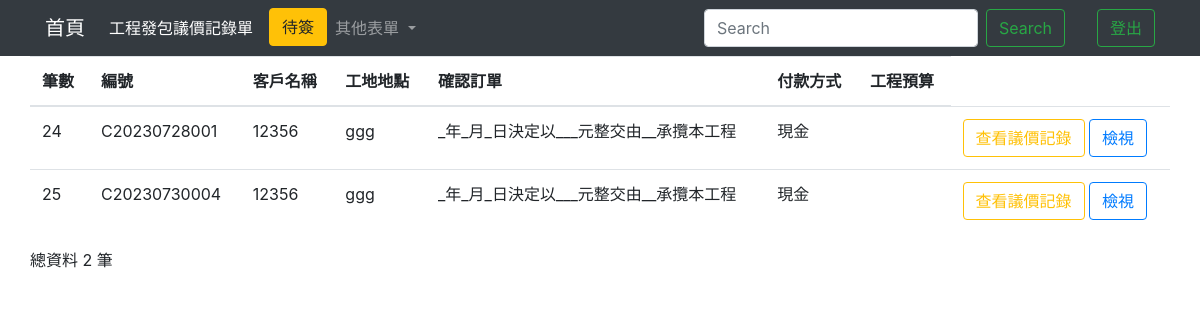
The page /contractallIndex/ on the database its author committed.
### testapp/models.py (models this page shows)
class Contract(models.Model):
    cNumber = models.CharField(max_length=50, default='', null=False) #編號
    cClient = models.CharField(max_length=20, null=False) #客戶名稱
    cLocation = models.CharField(max_length=20, null=False)#工作地點
    cContent = models.TextField()#發包內容
    cPayMode = models.CharField(max_length=20, null=False)#付款方式
    cBudget = models.CharField(max_length=20, null=False)#預算
    cOther = models.TextField() #備註
    cConfirm = models.TextField(blank=True,default="_年_月_日決定以___元整交由__承攬本工程") #是否承攬工程
    cGeneral_Sign = models.CharField(max_length=20, blank=True) #總座簽名
    cViceGeneral_Sign = models.CharField(max_length=20, blank=True) # 副總簽名
    cManager_Sign = models.CharField(max_length=20, blank=True) #部門主管簽名
    cDepartmentManager_Sign = models.CharField(max_length=20, blank=True) #單位主管簽名
    cUndertaker = models.CharField(max_length=20,blank=True)#承辦人
    home = models.OneToOneField(Home, on_delete=models.CASCADE,default='')

### testapp/views.py (the view)
# urls.py: path('contractallIndex/',contractallIndex),
def contractallIndex(request):
    if request.user.is_authenticated:
        username=request.user.username
        authenticate=request.user.is_staff
        firstname = request.user.first_name
    if 'q' in request.GET:
        q = request.GET['q']
        multiple_q = Q(Q(cNumber__icontains=q) | Q(cClient__icontains=q) | Q(cLocation__icontains=q) | Q(cContent__icontains=q))
        contractall = Contract.objects.filter(multiple_q)
    else:
        contractall = Contract.objects.all().order_by("id")
    contractallCount = len(contractall)
    return render(request, "contractall_Index.html",locals())

### templates/contractall_Index.html (shortened to what this page needs)
<!DOCTYPE html>
<html lang="en">
<head>
  <link rel="stylesheet" href="https://cdn.jsdelivr.net/npm/bootstrap@4.6.2/dist/css/bootstrap.min.css">
  {% load static %}
</head>
<body>
  <nav class="navbar navbar-expand-lg navbar-dark bg-dark">
    <div class="container">
      <a class="navbar-brand" href="/homeIndex/">首頁</a>
      <div class="collapse navbar-collapse" id="navbarSupportedContent">
        <ul class="navbar-nav mr-auto">
          <li class="nav-item active">
            <a class="nav-link disabled">工程發包議價記錄單 <span class="sr-only">(current)</span></a>
          </li>
          <ul class="navbar-nav ml-2">
            <li class="nav-item">
              <button class="btn btn-warning my-2 my-sm-0" id="{{firstname}}" onclick="perosonIndex(event)">待簽</button>
            </li>
          </ul>
          <li class="nav-item dropdown">
            <a class="nav-link dropdown-toggle" href="#" role="button" data-toggle="dropdown" aria-expanded="false">
              其他表單
            </a>
          </li>
        </ul>
        <form class="form-inline my-2 my-lg-0">
          <input class="form-control mr-sm-2" name='q' type="search" placeholder="Search" aria-label="Search">
          <button class="btn btn-outline-success my-2 my-sm-0" type="submit">Search</button>
        </form>
        <ul class="navbar-nav ml-2">
          <li class="nav-item active">
            <a class="nav-link disabled" style="color: green;">{{firstname}} <span class="sr-only">(current)</span></a>
          </li>
        </ul>
        <ul class="navbar-nav ml-2">
          <li class="nav-item">
            <button class="btn btn-outline-success my-2 my-sm-0" onclick="Logout(event)">登出</button>
          </li>
        </ul>
      </div>
    </div>
  </nav>
  <form action="." method="POST">
    <div class="container">
      <div class="row">
        <table class="table">
          <thead>
            <th scope="col">筆數</th>
            <th scope="col">編號</th>
            <th scope="col">客戶名稱</th>
            <th scope="col">工地地點</th>
            <th scope="col">確認訂單</th>
            <th scope="col">付款方式</th>
            <th scope="col">工程預算</th>
          </thead>
          <tbody>
            {% for unit in contractall %}
            <tr>
              <td>{{unit.id}}</td>
              <td>{{unit.cNumber}}</td>
              <td>{{unit.cClient}}</td>
              <td>{{unit.cLocation}}</td>
              <td>{{unit.cConfirm}}</td>
              <td>{{unit.cPayMode}}</td>
              <td>{{unit.cBudget}}</td>
              <td>
                <button type="button" class="btn btn-outline-warning" id="{{unit.cNumber}}" onclick="checkContent()">查看議價記錄</button>
                <button type="button" class="btn btn-outline-primary" id="{{unit.cNumber}}" onclick="View()">檢視</button>
              </td>
            </tr>
            {% endfor %}
          </tbody>
        </table>
      </div>
    </div>
  </form>
  <div class="container">
    <div class="row">
      <p>總資料 {{contractallCount}} 筆</p>
    </div>
  </div>
</body>
</html>

### rows shown on the page
Contract: id "24", cNumber "C20230728001", cClient "12356", cLocation "ggg", cConfirm "_年_月_日決定以___元整交由__承攬本工程", cPayMode "現金"
Contract: id "25", cNumber "C20230730004", cClient "12356", cLocation "ggg", cConfirm "_年_月_日決定以___元整交由__承攬本工程", cPayMode "現金"

### other values the page prints
{{ contractallCount }} "2"
